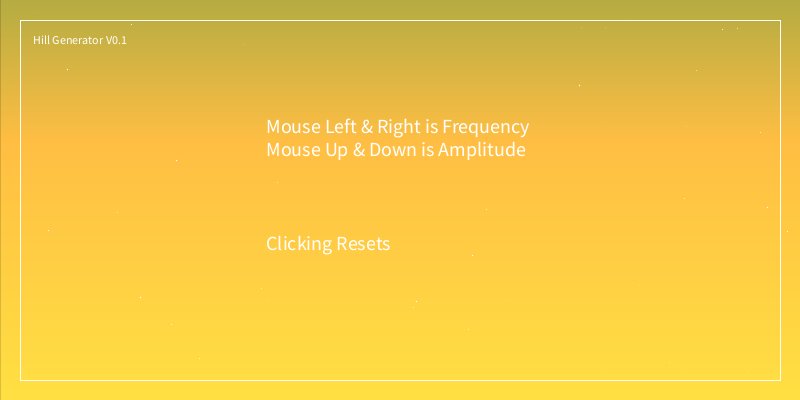
Frame 1 (no input)
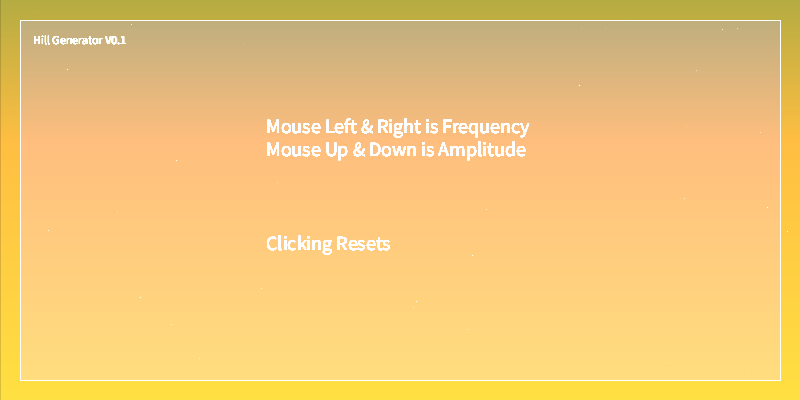
Frame 60 (the mouse pressed at the canvas centre just before this capture)
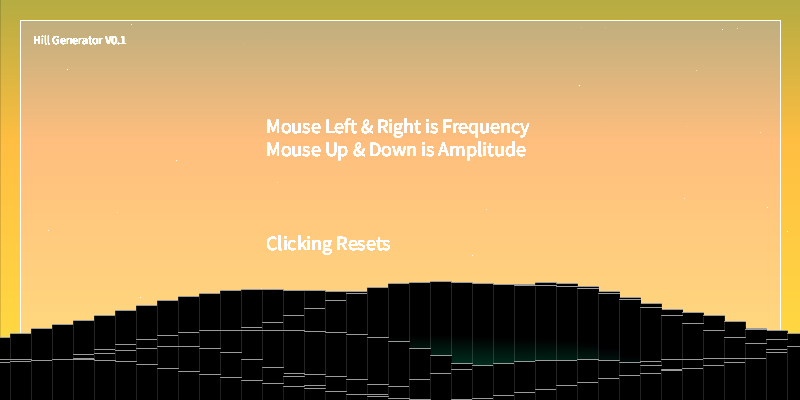
Frame 120 (the mouse held since frame 60 and released just before this capture)

The Processing sketch that drew these frames (run headless with seeded random() and noise(); from frame 60 on, the mouse is pressed at the canvas centre):

// Processing sketch: processing_172977
// ── processing_172977.pde

class BoxStepper {
  int[] lastVec = new int[4];
  float i = 0;
  float r = random(0,255);
  BoxStepper () { }

  float drawBox(int start, int box_width) {
    float offsetY = mouseY;
    float offset = map(mouseX, 0, width, 0, 0.8);
    i = i + 0.05 + offset;
    float n = noise(0.04*i);

    stroke(255);
    strokeWeight(1);

    n *= height;
    // Draw Rect
    fill(n, n, n);
    noStroke();
    rect(start + box_width/2, height, -box_width, -1 * n +offsetY);

    int x1 = start + box_width/2;
    int y1 = int(height - n);
    int x2 = start + box_width/2 - box_width;
    int y2 = int(height - n);
    lastVec[0] = x1;
    lastVec[1] = y1;
    lastVec[2] = x2;
    lastVec[3] = y2;
    strokeWeight(1);
    //stroke(255*n-height/r);
    stroke(155);
    //stroke(r/0.8);
    line(x1, y1-1+offsetY, x2, y2-1+offsetY);

   
    for (int w=0; w < n; w++) {
      strokeWeight(1);
      //stroke(w-20*n/200, w*n/200, w-1+n/10);
      stroke(r-w-20*n/50, w*n/200-r, w-1+n/10-r);
      //stroke(w-20, w, w-1);
      line(x1, y1+w+offsetY, x2, y2+w+offsetY);
    }
    return n;
  }
  
}




int AMOUNT = 42; // NOTE :: Also Answer to Everything.
BoxStepper box1;
boolean FIRST = true;


void setup() {
  size(800, 400);
  //frameRate(20);
  box1 = new BoxStepper();
  background(0);
  // Random Backgroud Gradient
  int r = int(random(0, 255));
  int v = int(random(0, 155));
  for (int h=0; h<height+1; h++) {
    float s = map(h, 0, height, 155, 50);
    stroke(s*2-r+v, s/2+v, r);
    line(0, height-h, width, height-h);
  }
  // Random Stars:
  for (int star=0; star<=random (0, 5000); star++) {
    int st_x = int(random(0, width));
    int st_y = int(random(0, height));
    stroke(255);
    strokeWeight(random(0, 1.5));
    point(st_x, st_y);
  }
}

void draw() {
  if (FIRST) {
    strokeWeight(1);
    fill(255, 255, 255, 1);
    rect(20, 20, width-40, height-40);

    fill(255);
    textSize(12);
    text("Hill Generator V0.1", width/24, height/9);
    textSize(20);
    text("Mouse Left & Right is Frequency\n"
    +"Mouse Up & Down is Amplitude\n\n\n\n"
    +"Clicking Resets", width/3, height/3);

  } else {

    for (int i=0; i<AMOUNT; i++) {
      box1.drawBox(AMOUNT/2*i, AMOUNT/2);
    }
  }
}

void mousePressed() {
  setup(); // Reset on Click
  FIRST = false;
}
